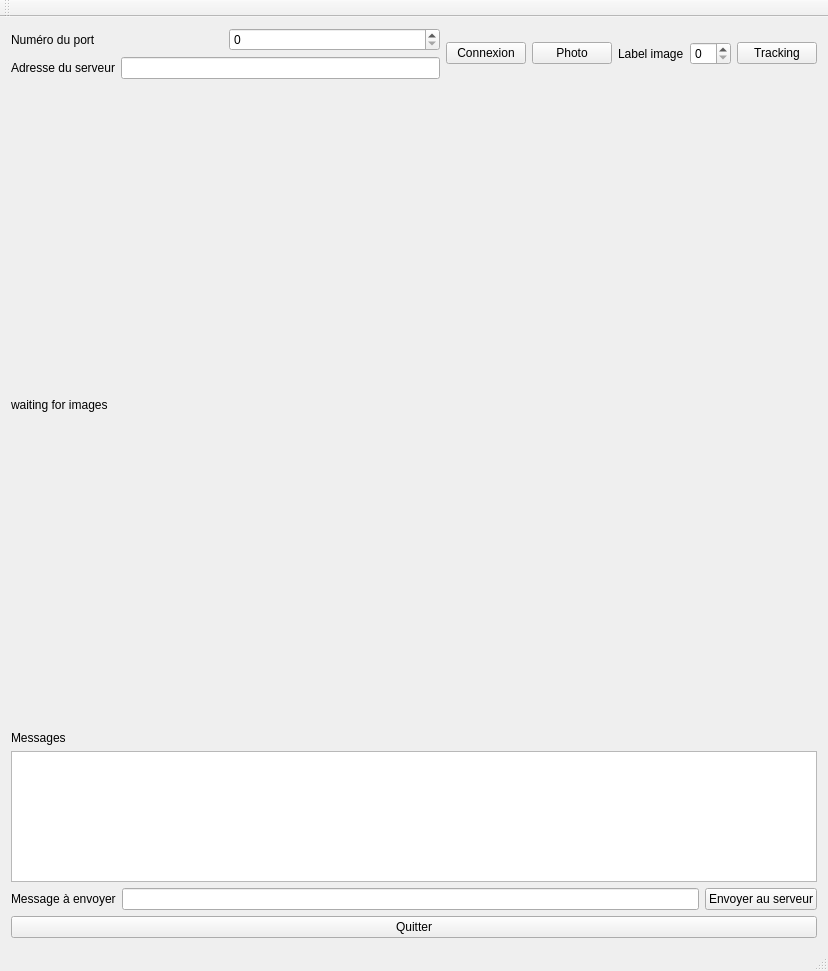
<?xml version="1.0" encoding="UTF-8"?>
<ui version="4.0">
 <class>ClientFrm</class>
 <widget class="QMainWindow" name="ClientFrm">
  <property name="geometry">
   <rect>
    <x>0</x>
    <y>0</y>
    <width>828</width>
    <height>971</height>
   </rect>
  </property>
  <property name="windowTitle">
   <string>ClientFrm</string>
  </property>
  <widget class="QWidget" name="centralWidget">
   <layout class="QVBoxLayout" name="verticalLayout">
    <item>
     <layout class="QVBoxLayout" name="verticalLayout_5">
      <item>
       <layout class="QHBoxLayout" name="horizontalLayout_3">
        <item>
         <layout class="QVBoxLayout" name="verticalLayout_3">
          <item>
           <layout class="QHBoxLayout" name="horizontalLayout">
            <item>
             <widget class="QLabel" name="label">
              <property name="text">
               <string>Numéro du port</string>
              </property>
             </widget>
            </item>
            <item>
             <widget class="QSpinBox" name="serverPort">
              <property name="maximum">
               <number>10000</number>
              </property>
             </widget>
            </item>
           </layout>
          </item>
          <item>
           <layout class="QHBoxLayout" name="horizontalLayout_2">
            <item>
             <widget class="QLabel" name="label_2">
              <property name="text">
               <string>Adresse du serveur</string>
              </property>
             </widget>
            </item>
            <item>
             <widget class="QLineEdit" name="serverAdress"/>
            </item>
           </layout>
          </item>
         </layout>
        </item>
        <item>
         <widget class="QPushButton" name="connectBtn">
          <property name="text">
           <string>Connexion</string>
          </property>
         </widget>
        </item>
        <item>
         <widget class="QPushButton" name="photoBtn">
          <property name="text">
           <string>Photo</string>
          </property>
         </widget>
        </item>
        <item>
         <layout class="QHBoxLayout" name="horizontalLayout_5">
          <item>
           <widget class="QLabel" name="imgLbl">
            <property name="text">
             <string>Label image</string>
            </property>
           </widget>
          </item>
          <item>
           <widget class="QSpinBox" name="lblImg"/>
          </item>
         </layout>
        </item>
        <item>
         <widget class="QPushButton" name="videoBtn">
          <property name="text">
           <string>Tracking</string>
          </property>
         </widget>
        </item>
       </layout>
      </item>
      <item>
       <layout class="QVBoxLayout" name="verticalLayout_4">
        <item>
         <widget class="TotoLabel" name="outputLbl">
          <property name="minimumSize">
           <size>
            <width>0</width>
            <height>640</height>
           </size>
          </property>
          <property name="text">
           <string>waiting for images</string>
          </property>
         </widget>
        </item>
        <item>
         <widget class="QLabel" name="label_3">
          <property name="text">
           <string>Messages</string>
          </property>
         </widget>
        </item>
        <item>
         <widget class="QTextBrowser" name="msgBox"/>
        </item>
       </layout>
      </item>
      <item>
       <layout class="QHBoxLayout" name="horizontalLayout_4">
        <item>
         <widget class="QLabel" name="label_4">
          <property name="text">
           <string>Message à envoyer</string>
          </property>
         </widget>
        </item>
        <item>
         <widget class="QLineEdit" name="msgToSend"/>
        </item>
        <item>
         <widget class="QPushButton" name="sendBtn">
          <property name="text">
           <string>Envoyer au serveur</string>
          </property>
         </widget>
        </item>
       </layout>
      </item>
      <item>
       <widget class="QPushButton" name="quitBtn">
        <property name="text">
         <string>Quitter</string>
        </property>
       </widget>
      </item>
     </layout>
    </item>
   </layout>
  </widget>
  <widget class="QToolBar" name="mainToolBar">
   <attribute name="toolBarArea">
    <enum>TopToolBarArea</enum>
   </attribute>
   <attribute name="toolBarBreak">
    <bool>false</bool>
   </attribute>
  </widget>
  <widget class="QStatusBar" name="statusBar"/>
 </widget>
 <layoutdefault spacing="6" margin="11"/>
 <customwidgets>
  <customwidget>
   <class>TotoLabel</class>
   <extends>QLabel</extends>
   <header>totolabel.h</header>
  </customwidget>
 </customwidgets>
 <resources/>
 <connections/>
</ui>
